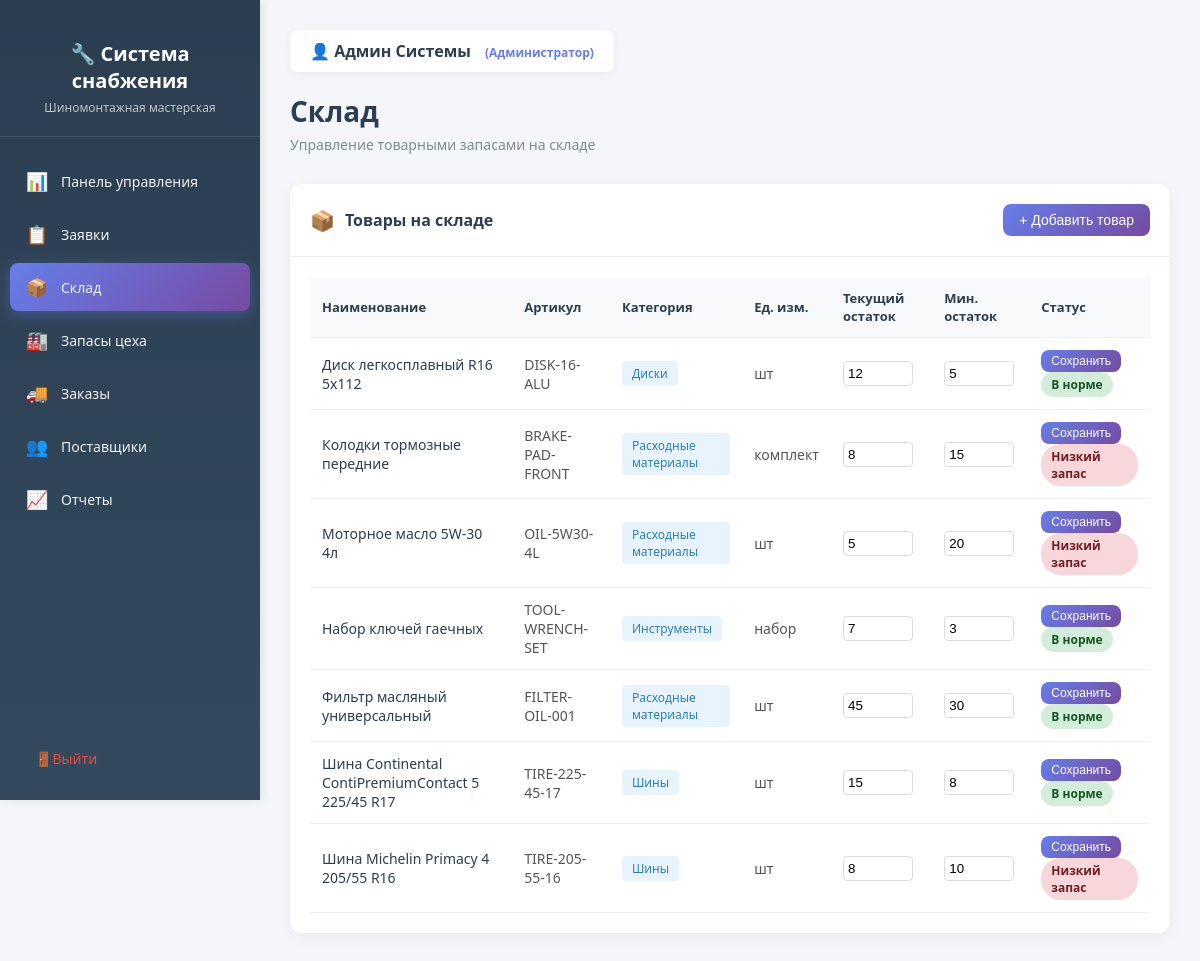
/warehouse/ (signed in), run on the app's committed database.
### procurement/models.py (models this page shows, shortened)
class Product(models.Model):
    name = models.CharField(max_length=200, verbose_name="Наименование")
    category = models.ForeignKey(
        Category,
        on_delete=models.SET_NULL,
        null=True,
        related_name='products',
        verbose_name="Категория"
    )
    sku = models.CharField(max_length=50, unique=True, verbose_name="Артикул")
    unit = models.CharField(max_length=20, default='шт', verbose_name="Единица измерения")
    min_stock_level = models.PositiveIntegerField(
        default=0,
        verbose_name="Минимальный остаток"
    )
    current_stock = models.PositiveIntegerField(
        default=0,
        verbose_name="Текущий остаток"
    )
    supplier = models.ForeignKey(
        Supplier,
        on_delete=models.SET_NULL,
        null=True,
        related_name='products',
        verbose_name="Основной поставщик"
    )
    price = models.DecimalField(
        max_digits=10,
        decimal_places=2,
        blank=True,
        null=True,
        verbose_name="Цена за единицу"
    )
    description = models.TextField(blank=True, verbose_name="Описание")
    created_at = models.DateTimeField(auto_now_add=True, verbose_name="Дата добавления")
    updated_at = models.DateTimeField(auto_now=True, verbose_name="Дата обновления")
    class Meta:
        verbose_name = "Товар"
        verbose_name_plural = "Товары"
        ordering = ['name']

class Category(models.Model):
    name = models.CharField(max_length=100, verbose_name="Название категории")
    description = models.TextField(blank=True, verbose_name="Описание")
    class Meta:
        verbose_name = "Категория"
        verbose_name_plural = "Категории"
        ordering = ['name']

### core/views.py (the view)
# urls.py: path('warehouse/', warehouse, name='warehouse'),
@login_required
def warehouse(request):
    products = Product.objects.all().select_related('category')
    context = {
        'products': products,
        'user': request.user,
    }
    return render(request, 'procurement/warehouse.html', context)

### templates/procurement/warehouse.html (shortened to what this page needs)
<!DOCTYPE html>
<html lang="ru">
<head>
</head>
<body>
    <aside class="sidebar">
        <div class="sidebar-header">
            <h2>🔧 Система снабжения</h2>
            <p>Шиномонтажная мастерская</p>
        </div>
        <ul class="sidebar-menu">
            <li>
                <a href="{% url 'dashboard' %}">
                    <span class="menu-icon">📊</span>
                    <span>Панель управления</span>
                </a>
            </li>
            <li>
                <a href="#">
                    <span class="menu-icon">📋</span>
                    <span>Заявки</span>
                </a>
            </li>
            <li>
                <a href="{% url 'warehouse' %}" class="active">
                    <span class="menu-icon">📦</span>
                    <span>Склад</span>
                </a>
            </li>
            <li>
                <a href="{% url 'workshop_stock' %}">
                    <span class="menu-icon">🏭</span>
                    <span>Запасы цеха</span>
                </a>
            </li>
            <li>
                <a href="#">
                    <span class="menu-icon">🚚</span>
                    <span>Заказы</span>
                </a>
            </li>
            <li>
                <a href="#">
                    <span class="menu-icon">👥</span>
                    <span>Поставщики</span>
                </a>
            </li>
            <li>
                <a href="#">
                    <span class="menu-icon">📈</span>
                    <span>Отчеты</span>
                </a>
            </li>
        </ul>
        <div class="sidebar-footer">
            <a href="{% url 'logout' %}" class="logout-btn">
                <span class="menu-icon">🚪</span>
                <span>Выйти</span>
            </a>
        </div>
    </aside>
    <main class="main-content">
        <div class="page-header">
            <div class="user-info">
                👤 <span>{{ user.get_full_name|default:user.username }}</span>
                {% if user.is_staff %}
                    <span style="color: #667eea; font-size: 12px; margin-left: 10px;">(Администратор)</span>
                {% endif %}
            </div>
            <h1>Склад</h1>
            <p>Управление товарными запасами на складе</p>
        </div>
        <div class="products-card">
            <div class="card-header">
                <h3>
                    <span class="widget-icon">📦</span>
                    Товары на складе
                </h3>
                <button class="btn-add">+ Добавить товар</button>
            </div>
            <div class="table-container">
                {% if products %}
                    <table class="products-table">
                        <thead>
                            <tr>
                                <th>Наименование</th>
                                <th>Артикул</th>
                                <th>Категория</th>
                                <th>Ед. изм.</th>
                                <th>Текущий остаток</th>
                                <th>Мин. остаток</th>
                                <th>Статус</th>
                            </tr>
                        </thead>
                        <tbody>
                            {% for product in products %}
                                <tr>
                                    <td>
                                        <span class="product-name">{{ product.name }}</span>
                                    </td>
                                    <td>{{ product.sku }}</td>
                                    <td>
                                        {% if product.category %}
                                            <span class="category-badge">{{ product.category.name }}</span>
                                        {% else %}
                                            <span style="color: #95a5a6;">—</span>
                                        {% endif %}
                                    </td>
                                    <td>{{ product.unit }}</td>
                                    <td>
                                        <form method="post" action="{% url 'update_product_stock' product.id %}" style="display:inline;">
                                            <input type="number" name="current_stock" value="{{ product.current_stock }}"
                                                   min="0" style="width:70px; padding:4px; border:1px solid #ddd; border-radius:4px;">
                                        </td>
                                        <td>
                                            <input type="number" name="min_stock_level" value="{{ product.min_stock_level }}"
                                                   min="0" style="width:70px; padding:4px; border:1px solid #ddd; border-radius:4px;">
                                        </td>
                                        <td>
                                            <button type="submit" class="btn-add" style="padding:4px 10px; font-size:12px;">Сохранить</button>
                                        {% if product.current_stock <= product.min_stock_level %}
                                            <span class="stock-badge stock-low">Низкий запас</span>
                                        {% else %}
                                            <span class="stock-badge stock-good">В норме</span>
                                        {% endif %}
                                    </td>
                                </tr>
                            {% endfor %}
                        </tbody>
                    </table>
                {% else %}
                    <div class="empty-state">
                        <div class="empty-state-icon">📦</div>
                        <p>Товары на складе отсутствуют</p>
                    </div>
                {% endif %}
            </div>
        </div>
    </main>
</body>
</html>

### templates/procurement/warehouse.html (style rules this page uses)
* { margin: 0; padding: 0; box-sizing: border-box; }
body { font-family: 'Segoe UI', Tahoma, Geneva, Verdana, sans-serif; background: #f5f6fa; min-height: 100vh; display: flex; }
.sidebar { width: 260px; background: linear-gradient(180deg, #2c3e50 0%, #34495e 100%); min-height: 100vh; position: fixed; left: 0; top: 0; padding: 20px 0; box-shadow: 2px 0 10px rgba(0,0,0,0.1); }
.sidebar-header { padding: 20px; text-align: center; border-bottom: 1px solid rgba(255,255,255,0.1); margin-bottom: 20px; }
.sidebar-header h2 { color: white; font-size: 20px; margin-bottom: 5px; }
.sidebar-header p { color: #bdc3c7; font-size: 12px; }
.sidebar-menu { list-style: none; padding: 0 10px; }
.sidebar-menu li { margin-bottom: 5px; }
.sidebar-menu a { display: flex; align-items: center; padding: 12px 15px; color: #ecf0f1; text-decoration: none; border-radius: 8px; transition: all 0.3s ease; font-size: 14px; }
.sidebar-menu a.active { background: linear-gradient(135deg, #667eea 0%, #764ba2 100%); box-shadow: 0 4px 15px rgba(102, 126, 234, 0.4); }
.sidebar-menu .menu-icon { margin-right: 12px; font-size: 18px; width: 24px; text-align: center; }
.sidebar-footer { position: absolute; bottom: 20px; width: 100%; padding: 0 20px; }
.logout-btn { display: flex; align-items: center; padding: 12px 15px; color: #e74c3c; text-decoration: none; border-radius: 8px; transition: all 0.3s ease; font-size: 14px; }
.main-content { margin-left: 260px; flex: 1; padding: 30px; }
.page-header { margin-bottom: 30px; }
.page-header h1 { color: #2c3e50; font-size: 28px; margin-bottom: 5px; }
.page-header p { color: #7f8c8d; font-size: 14px; }
.user-info { display: inline-block; background: white; padding: 10px 20px; border-radius: 8px; box-shadow: 0 2px 10px rgba(0,0,0,0.05); margin-bottom: 20px; }
.user-info span { color: #2c3e50; font-weight: 600; }
.products-card { background: white; border-radius: 12px; box-shadow: 0 4px 15px rgba(0,0,0,0.05); overflow: hidden; }
.card-header { padding: 20px; border-bottom: 1px solid #ecf0f1; display: flex; align-items: center; justify-content: space-between; }
.card-header h3 { color: #2c3e50; font-size: 16px; display: flex; align-items: center; }
.card-header .widget-icon { margin-right: 10px; font-size: 20px; }
.btn-add { padding: 8px 16px; background: linear-gradient(135deg, #667eea 0%, #764ba2 100%); color: white; border: none; border-radius: 8px; cursor: pointer; font-size: 14px; transition: all 0.3s ease; }
.table-container { padding: 20px; overflow-x: auto; }
.products-table { width: 100%; border-collapse: collapse; }
.products-table th, .products-table td { padding: 12px; text-align: left; border-bottom: 1px solid #ecf0f1; }
.products-table th { background: #f8f9fa; color: #2c3e50; font-weight: 600; font-size: 13px; }
.products-table td { font-size: 14px; color: #555; }
.product-name { font-weight: 500; color: #2c3e50; }
.stock-badge { display: inline-block; padding: 4px 10px; border-radius: 20px; font-size: 12px; font-weight: 600; }
.stock-good { background: #d4edda; color: #155724; }
.stock-low { background: #f8d7da; color: #721c24; }
.category-badge { display: inline-block; padding: 4px 10px; border-radius: 4px; font-size: 12px; background: #e8f4fd; color: #2980b9; }

### data on the page
Product: name "Диск легкосплавный R16 5x112", sku "DISK-16-ALU", category.name "Диски", unit "шт", current_stock "12", min_stock_level "5", shows "В норме"
Product: name "Колодки тормозные передние", sku "BRAKE-PAD-FRONT", category.name "Расходные материалы", unit "комплект", current_stock "8", min_stock_level "15", shows "Низкий запас"
Product: name "Моторное масло 5W-30 4л", sku "OIL-5W30-4L", category.name "Расходные материалы", unit "шт", current_stock "5", min_stock_level "20", shows "Низкий запас"
Product: name "Набор ключей гаечных", sku "TOOL-WRENCH-SET", category.name "Инструменты", unit "набор", current_stock "7", min_stock_level "3", shows "В норме"
Product: name "Фильтр масляный универсальный", sku "FILTER-OIL-001", category.name "Расходные материалы", unit "шт", current_stock "45", min_stock_level "30", shows "В норме"
Product: name "Шина Continental ContiPremiumContact 5 225/45 R17", sku "TIRE-225-45-17", category.name "Шины", unit "шт", current_stock "15", min_stock_level "8", shows "В норме"
Product: name "Шина Michelin Primacy 4 205/55 R16", sku "TIRE-205-55-16", category.name "Шины", unit "шт", current_stock "8", min_stock_level "10", shows "Низкий запас"

### other printed values
{{ user.get_full_name|default:user.username }} "Админ Системы"
